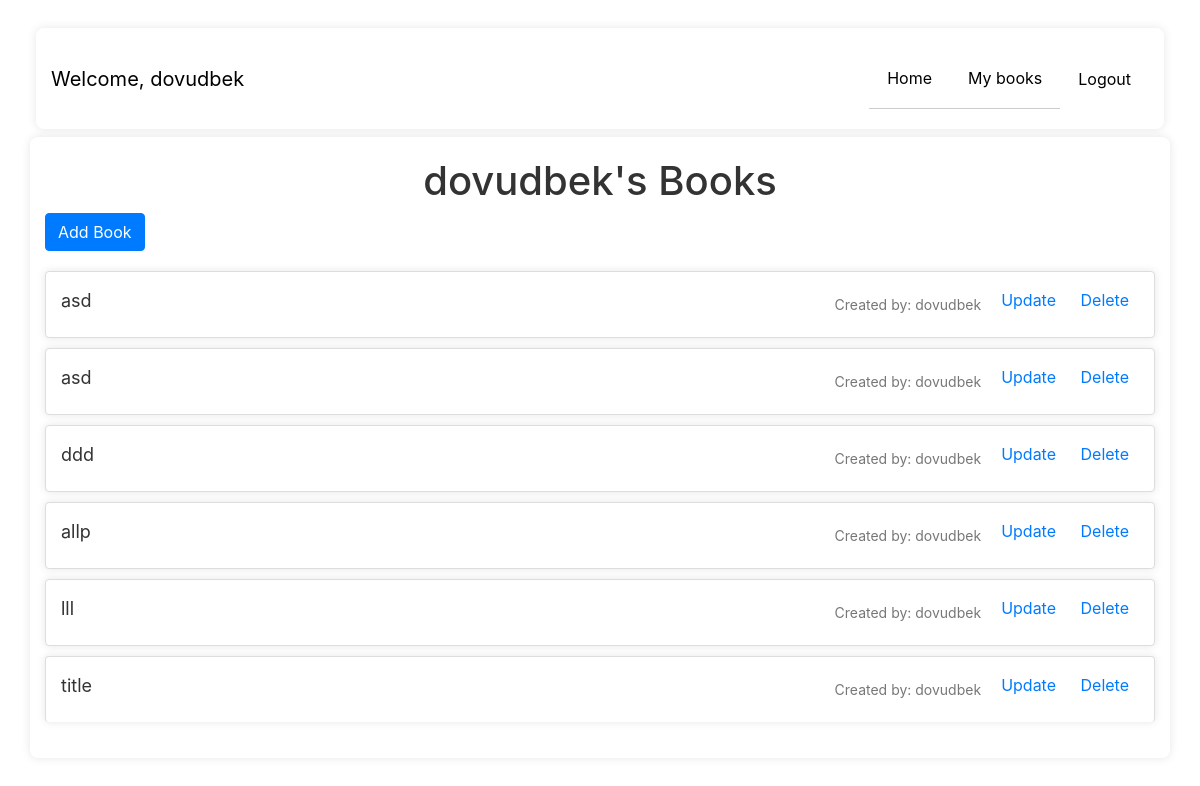
The page /user/dovudbek/books/ on the database as committed earlier.
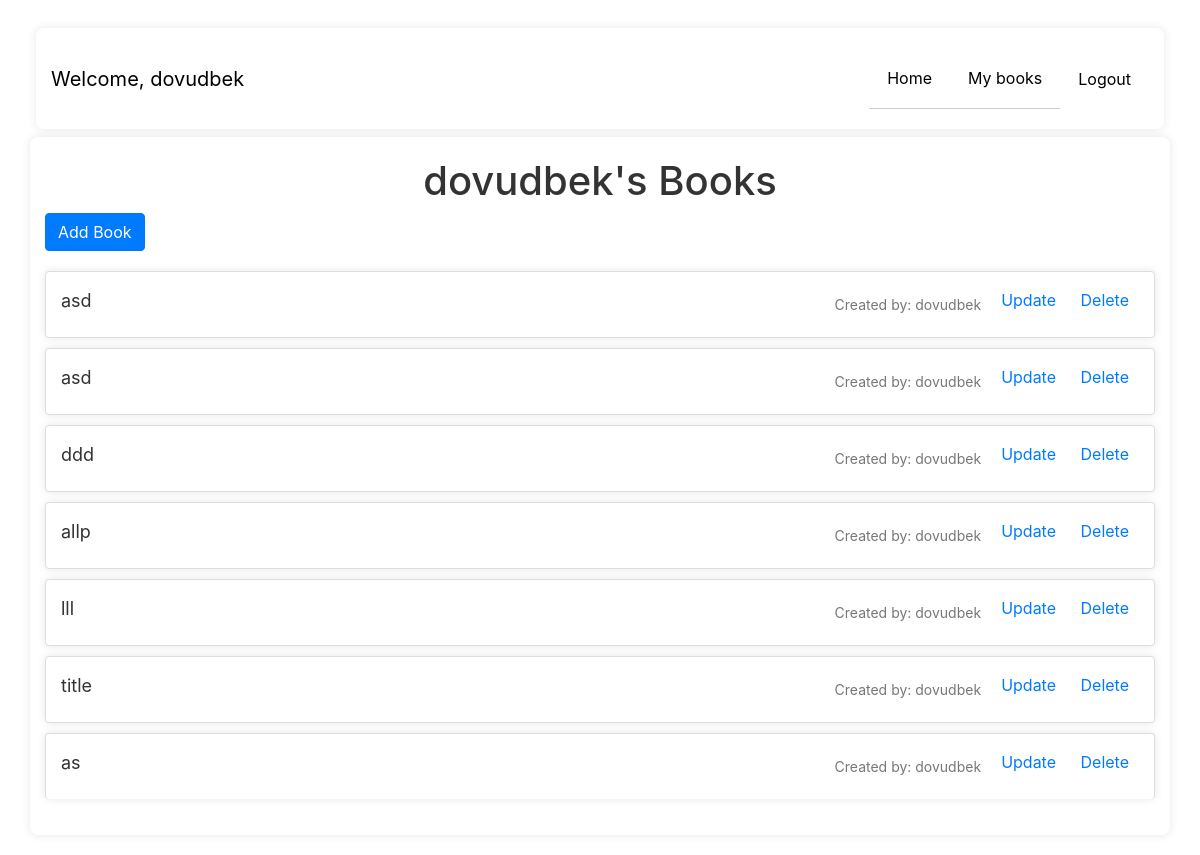
The same page on the database as committed later.
### book/models.py (models this page shows, shortened)
class Book(models.Model):
    class Status(models.TextChoices):
        DRAFT = 'DF', 'Draft'
        PUBLISHED = 'PB', 'Published'
    title = models.CharField(max_length=255)
    slug = models.SlugField(max_length=255, unique_for_date='publish')
    author = models.CharField(max_length=255)
    publish = models.DateTimeField(default=timezone.now)
    description = models.TextField()
    created_by = models.ForeignKey(User, on_delete=models.CASCADE)
    created_at = models.DateTimeField(auto_now_add=True)
    status = models.CharField(max_length=2, choices=Status.choices, default=Status.DRAFT)

### book/views.py (the view)
# urls.py: path('user/<str:username>/books/', user_books, name='user_books'),
def user_books(request, username):
    user = get_object_or_404(User, username=username)
    books = Book.objects.filter(created_by=user)
    return render(request, 'user_books.html', {'books': books, 'user': user})

### templates/user_books.html
{% extends 'base.html' %}
{% block content %}
<div class="container">
        <h1>{{ user.username }}'s Books</h1>
        <a href="{% url 'book:book_create' %}" class="btn btn-primary add-book">Add Book</a>
        <ol>
            {% for book in books %}
            <li class="book-list">
                <div class="book-title"><a href="">{{ book.title }}</a></div>
                <span class="created-by">Created by: {{ book.created_by.username }}</span>
                <div class="book-details">
                        <span class="book-actions">
                            <a href="{% url 'book:book_update' pk=book.pk %}">Update</a>
                            <a href="{% url 'book:delete' pk=book.pk %}">Delete</a>
                        </span>
                    </div>
            </li>
            {% endfor %}
        </ol>
    </div>
{% endblock content %}

Rows that differ between the two databases and show on the page:
added Book: title "as", created_by.username "dovudbek"
